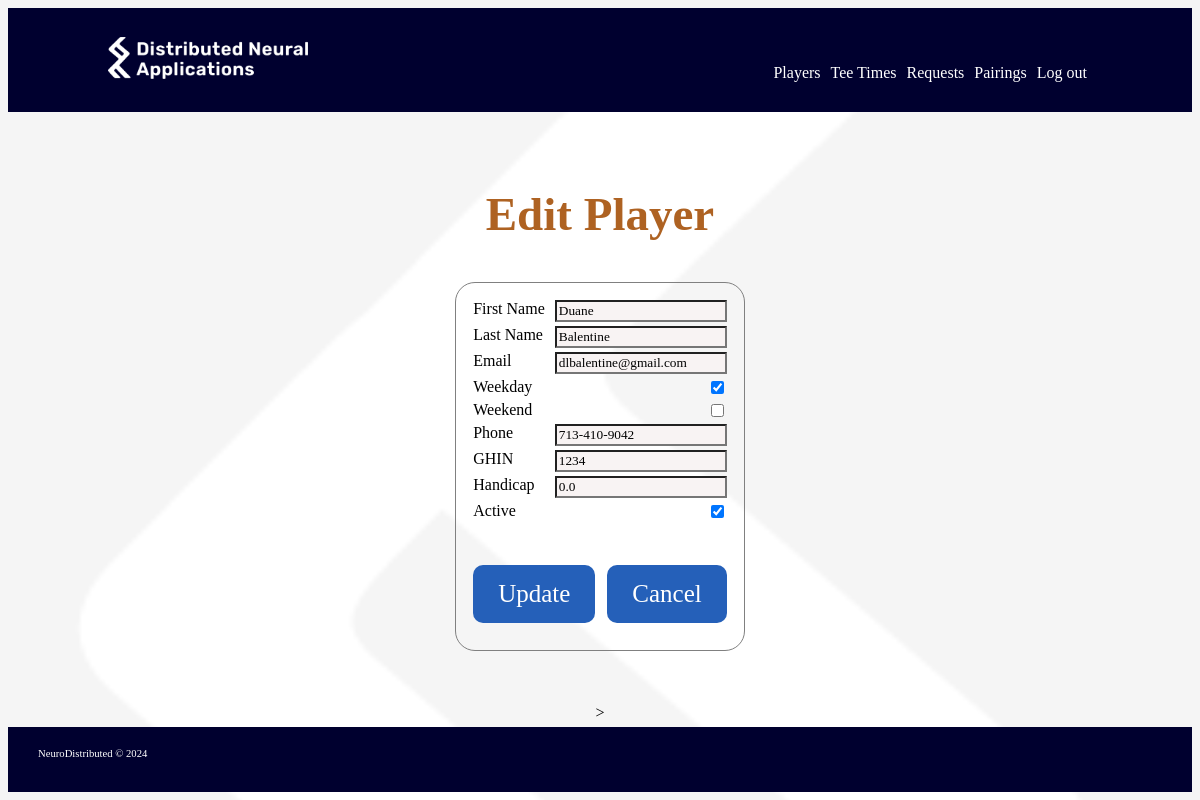
The page /players/update/9 (signed in) on the database its author committed.
### webproject/models.py (models this page shows, shortened)
class Players(db.Model):
    __tablename__ = 'players'
    id = db.Column(db.Integer, primary_key=True)
    first_name = db.Column(db.String(50), nullable=False)
    last_name = db.Column(db.String(50), nullable=False)
    email = db.Column(db.String(100), nullable=False)
    phone = db.Column(db.String(20), nullable=False)
    weekday = db.Column(db.Boolean, nullable=False)
    weekend = db.Column(db.Boolean, nullable=False)
    ghin = db.Column(db.String(10), nullable=True)
    handicap = db.Column(db.Float, nullable=False)
    access_code = db.Column(db.String(4), nullable=False)
    active = db.Column(db.Boolean, nullable=False)

### webproject/routes/players.py (the view)
@players.route('/players/update/<int:id>', methods=['GET'])
@login_required
def update_player(id):
    player = Players.query.filter_by(id=id).first()
    return render_template("players/update_player.html",player=player)

### webproject/loft_app.py (called while the page is built)
@login_manager.user_loader
def load_user(user_id):
    return User.query.get(int(user_id))

### webproject/templates/players/update_player.html (shortened to what this page needs)
{% extends 'base.html' %}
{% block body %}
<div class="neuro-content">
    <h1>Edit Player</h1>
    <div class="neuro-form-section">
        <form class="neuro-form"  method="POST" action="/players/update/{{player.id}}">
            <div class="neuro-form-entry-row">
                <label for="first_name">First Name</label>
                <input name="first_name" id="first_name" value="{{ player.first_name }}" >
            </div>
            <div class="neuro-form-entry-row">
                <label for= "last_name">Last Name</label>
                <input name = "last_name" id = "last_name" value = "{{ player.last_name }}" >
            </div>
            <div class="neuro-form-entry-row">
                <label for="email">Email</label>
                <input name="email" id="email" value="{{ player.email }}" >
            </div>
            <div class="neuro-form-entry-row">
                <label for="weekday">Weekday</label>
                <input type="checkbox" name="weekday" id="weekday" {{ "checked" if player.weekday }} >
            </div>
            <div class="neuro-form-entry-row">
                <label for="weekend">Weekend</label>
                <input type="checkbox" name="weekend" id="weekend"  {{ "checked" if player.weekend }} >
            </div>
            <div class="neuro-form-entry-row">
                <label for="phone">Phone</label>
                <input name="phone" id="phone" value="{{ player.phone }}" >
            </div>
            <div class="neuro-form-entry-row">
                <label for="ghin">GHIN</label>
                <input name="ghin" id="ghin" value="{{ player.ghin }}" >
            </div>
            <div class="neuro-form-entry-row">
                <label for="handicap">Handicap</label>
                <input name="handicap" id="handicap" value="{{ player.handicap }}" >
            </div>
            <div class="neuro-form-entry-row">
                <label for="active">Active</label>
                <input type="checkbox" name="active" id="active" {{"checked" if player.active }} >
            </div>
            <div class="neuro-form-entry-row">
                <div class="" style="margin-top: 40px;">
                    <button type="submit" class="neuro-button-main">Update</button>
                </div>
                <div class="" style="margin-top: 40px;margin-left: 5px">
                    <button type="button" class="neuro-button-main" onclick="window.location.href='/players/1'">Cancel</button>
                </div>
            </div>
        </form>
    </div>
</div>>
{% endblock %}

### webproject/static/css/neuro.css (style rules this page uses)
* { font-family: rubik; }
body { background-image: url('/static/imgs/DNA_Icon-white.png'); background-size: cover; padding-top: 0px; padding-bottom: 0px; color: black; background-color: #F5F5F5; font-family: rubik; }
.neuro-button-main { color: white; opacity: 1; font-size: 25px; background-color: #2560b9; border-radius: 10px; border-style:none; min-height: 25px; min-width: 100px; margin-bottom: 10px; padding: 15px 25px; }
.neuro-content { display: flex; flex-direction: column; align-items: center; justify-content: center; height: 100%; padding: 5px; }
.neuro-content h1 { color: #AE6222; font-size: 47px; }
input,textarea { background-color: rgb(248, 243, 243); }
.neuro-form-section { border-style: solid; border-color: gray; border-radius: 20px; border-width: 1px; padding: 15px; margin: 10px; overflow: auto; }
.neuro-form-entry-row { display: flex; flex-direction: row; justify-content: space-between; margin-top: 20 px ; padding: 2px; }
.neuro-form-entry-row > label { margin-right: 10px; }

### rows shown on the page
Players: first_name "Duane", last_name "Balentine", email "dlbalentine@gmail.com", phone "713-410-9042", ghin "1234", handicap "0.0"
